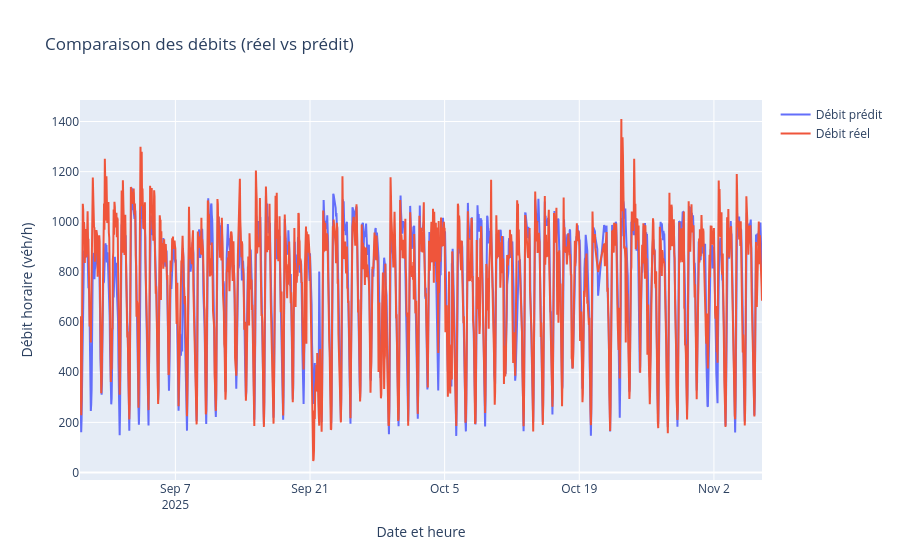

Source (notebook cell):
### Code cell
time_index = df_final.loc[X_test.index, 'Date et heure de comptage']

fig = go.Figure()
fig.add_trace(go.Scatter(
    x=time_index,
    y=y_pred,
    mode='lines',
    name='Débit prédit'
))
fig.add_trace(go.Scatter(
    x=time_index,
    y=y_test,
    mode='lines',
    name='Débit réel'
))

fig.update_layout(
    title="Comparaison des débits (réel vs prédit)",
    xaxis_title="Date et heure",
    yaxis_title="Débit horaire (véh/h)",
    hovermode='x unified'
)

fig.show()

### Figure 1 — Plotly figure (JSON) as saved in the notebook; plotly's stock layout.template omitted (floating-point values rounded to 4 significant figures; data arrays with more than 128 entries replaced by an {"elided": "..."} marker saying what was removed)
{"data": [{"mode": "lines", "name": "Débit prédit", "type": "scatter", "x": {"elided": "1640 str values"}, "y": {"elided": "1640 float values"}}, {"mode": "lines", "name": "Débit réel", "type": "scatter", "x": {"elided": "1640 str values"}, "y": {"elided": "1640 float values"}}], "layout": {"hovermode": "x unified", "title": {"text": "Comparaison des débits (réel vs prédit)"}, "xaxis": {"title": {"text": "Date et heure"}}, "yaxis": {"title": {"text": "Débit horaire (véh/h)"}}}}
